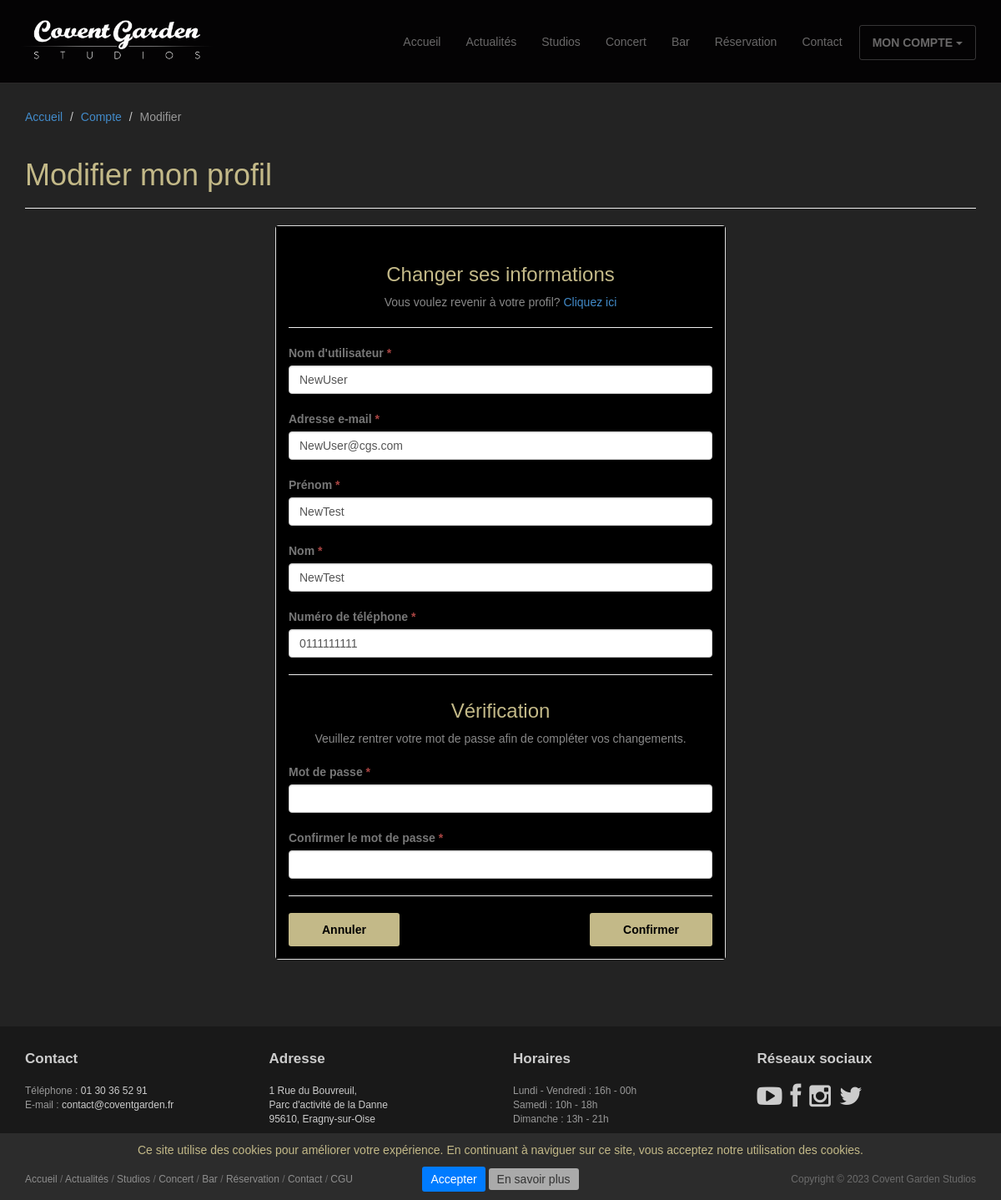
The page /compte/modifier/ (signed in) on the database as committed earlier.
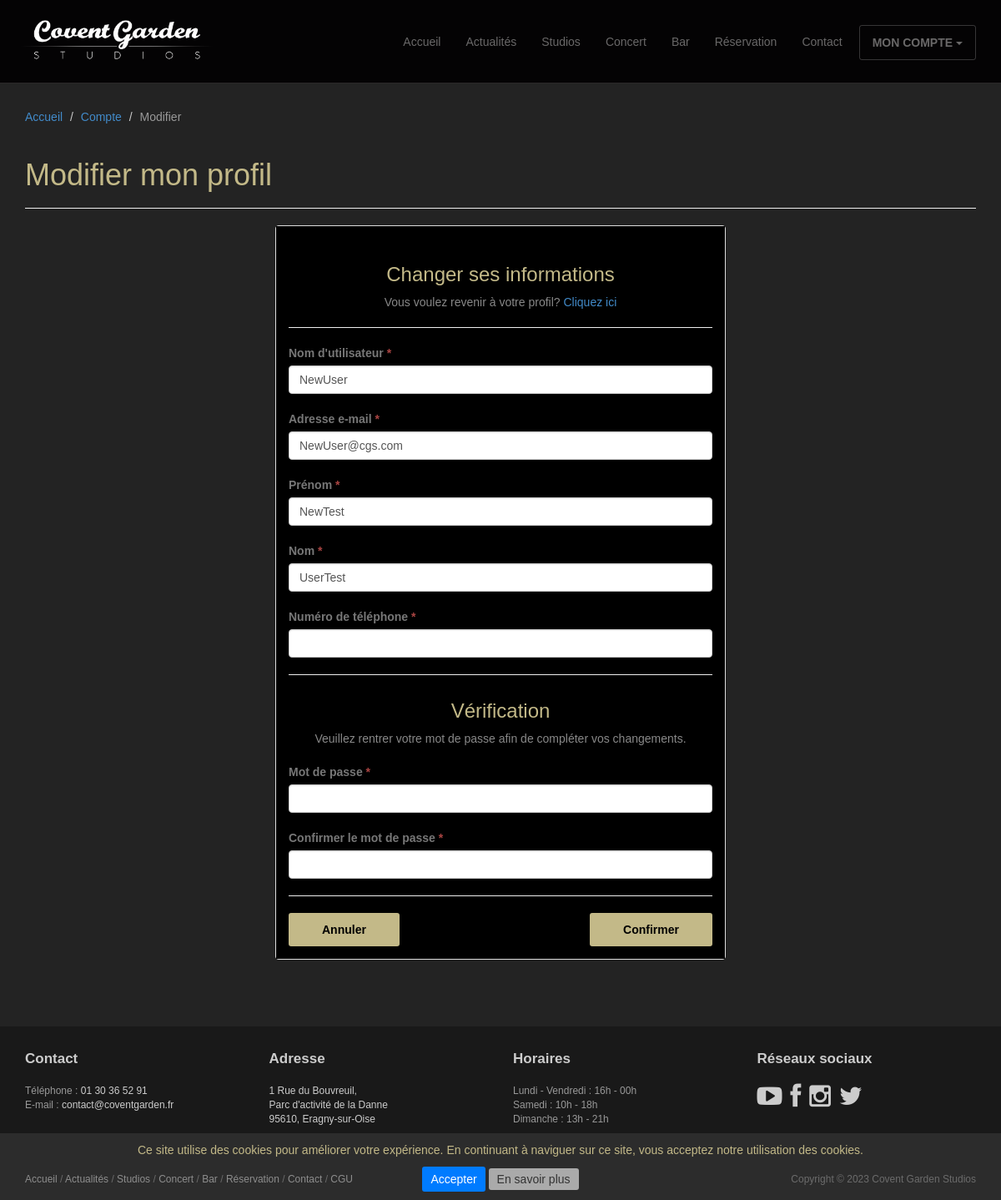
The same page on the database as committed later.
### studios/models.py (models this page shows, shortened)
class CustomUser(AbstractUser):
    username = MODEL_USERNAME
    email = MODEL_EMAIL
    last_name = MODEL_LAST_NAME
    first_name = MODEL_FIRST_NAME
    phone = MODEL_PHONE
    password = MODEL_PASSWORD
    password_confirm = MODEL_PASSWORD_CONFIRM

### studios/views.py (the view, shortened to what this page needs)
# urls.py: path('compte/modifier/', views.ProfileUpdateView.as_view(), name='profile_update'),
class ProfileUpdateView(LoginRequiredMixin, View):
    redirect_field_name = ''
    form_class = ProfileUpdateForm
    form_confirm_class = ProfileUpdateConfirmForm
    template_name = "profile/profile_update.html"
    context = {
        "title": "Modifier mon profil",
        "breadcrumb": [
            {"view": "home", "name": "Accueil"},
            {"view": "profile_detail", "name": "Compte"},
            {"view": None, "name": "Modifier"}],
    }
    def get(self, request):
        self.context["form"] = self.form_class(user=request.user, instance=request.user)
        self.context["form_confirm"] = self.form_confirm_class(user=request.user)
        return render(request, self.template_name, self.context)

### studios/forms.py (shortened to what this page needs)
class ProfileUpdateForm(forms.ModelForm):
    class Meta:
        model = CustomUser
        fields = ('username', 'email', 'last_name', 'first_name', 'phone')
    def __init__(self, user, *args, **kwargs):
        self.user = user
        super().__init__(*args, **kwargs)
        for visible in self.visible_fields():
            visible.field.widget.attrs['class'] = 'form-control'

class ProfileUpdateConfirmForm(forms.Form):
    error_messages = {
        'password_match': "Le mot de passe ne correspond pas au mot de passe défini.",
        'password_mismatch': "Les deux mots de passes ne correspondent pas.",
    }
    password = FORM_PASSWORD
    password_confirm = FORM_PASSWORD_CONFIRM
    def __init__(self, user, *args, **kwargs):
        self.user = user
        super().__init__(*args, **kwargs)
        for visible in self.visible_fields():
            visible.field.widget.attrs['class'] = 'form-control'

### studios/templates/profile/profile_update.html (shortened to what this page needs)
{% extends 'base/base.html' %}
{% load static %}
{% block header %}
<header id="head" class="secondary"></header>
{% endblock %}
{% block page_header %}
<header class="page-header">
	<h1 class="page-title">{{title}}</h1>
</header>
{% endblock %}
{% block content %}
<form method="post">
	<div class="col-md-6 col-md-offset-3 col-sm-8 col-sm-offset-2">
		<div class="panel panel-default">
			<div class="panel-body">
				<h3 class="thin text-center">Changer ses informations</h3>
				<p class="text-center text-muted">Vous voulez revenir à votre profil? <a href="{% url 'profile_detail' %}">Cliquez ici</a></p>
				<hr>
				{% include "base/base_form.html" %}
				<hr>
				<h3 class="thin text-center">Vérification</h3>
				<p class="text-center text-muted">Veuillez rentrer votre mot de passe afin de compléter vos changements.</a></p>
				{% include "base/base_form_confirm.html" %}
				<hr>
				<div class="row">
					<div class="col-lg-6 text-left">
						<button class="btn btn-action" type="button" onclick="window.location.href='{% url 'profile_detail' %}'">Annuler</button>
					</div>
					<div class="col-lg-6 text-right">
						<button class="btn btn-action" type="submit">Confirmer</button>
					</div>
				</div>
			</div>
		</div>
	</div>
</form>
{% endblock %}

### studios/templates/base/base_form.html (shortened to what this page needs)
{% for field in form %}
	<div class="top-margin">
		<label for="{{ field.id_for_label }}">
			{{ field.label }}
			{% if field.field.required %}<span class="text-danger">*</span>{% endif %}
		</label>
		{{ field }}
	</div>
{% endfor %}

### studios/templates/base/base_form_confirm.html (shortened to what this page needs)
{% for field in form_confirm %}
	<div class="top-margin">
		<label for="{{ field.id_for_label }}">
			{{ field.label }}
			{% if field.field.required %}<span class="text-danger">*</span>{% endif %}
		</label>
		{{ field }}
	</div>
{% endfor %}

Rows that differ between the two databases and show on the page:
changed CustomUser "NewUser": first_name "NewTest" → "UserTest"; phone "0111111111" → (not shown)
